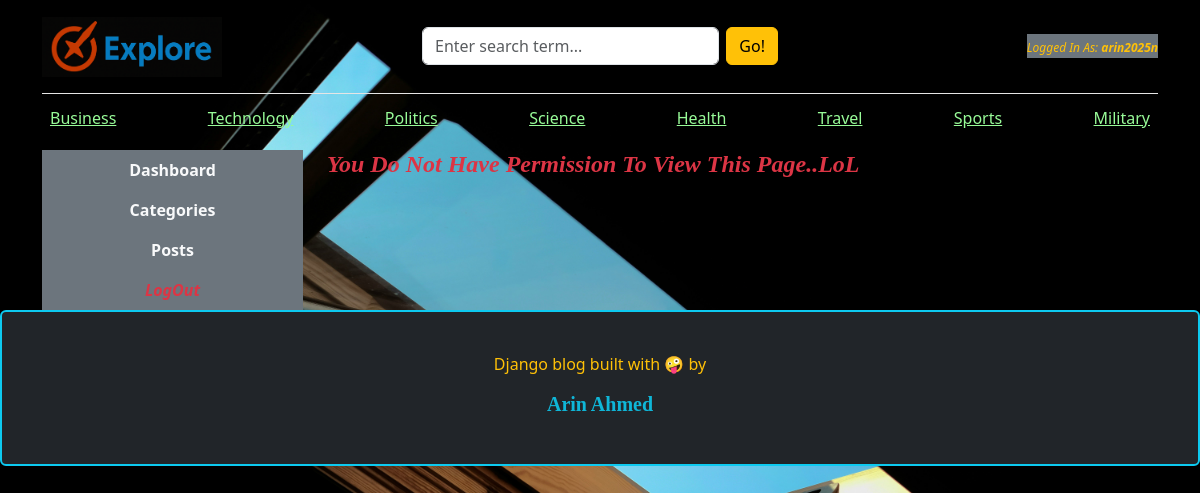
Page /dashboard/users/edit/1/ on the committed database.
### blogs/models.py (models this page shows, shortened)
class Image(models.Model):
    title = models.CharField(max_length=50)
    image_file = models.ImageField(upload_to='images/')  # Saves to `MEDIA_ROOT/images/`
    uploaded_at = models.DateTimeField(auto_now_add=True)

class Category(models.Model):
    category_name = models.CharField(max_length=50,unique=True) # unique = True krle nam ta unique hisbe nibe,jeta second time use kra jbe na
    created_at = models.DateTimeField(auto_now_add=True)
    updated_at = models.DateTimeField(auto_now=True)
    class Meta:
        verbose_name_plural = 'Categories'

### dashboards/views.py (the view)
# urls.py: path('users/edit/<int:pk>/',views.edit_user,name='edit_user'),
def edit_user(rqst,pk):
    user = get_object_or_404(User,pk=pk)
    if rqst.method == 'POST':
        form = EditUserForm(rqst.POST,rqst.FILES,instance=user)
        if form.is_valid():
            form.save()
            return redirect('users')
    form = EditUserForm(instance=user)
    cntxt={
        'form':form,
        'user':user,
    }
    return render(rqst,'dashboard/edit_user.html',cntxt)

### dashboards/forms.py
class EditUserForm(forms.ModelForm): # ekhne password changing er option thakbena
    class Meta:
        model = User
        fields = ('first_name','last_name','username','email','is_active','is_staff','groups','user_permissions')

### blogs/context_processors.py (called while the page is built)
def get_categories(rqst):
    categories = Category.objects.all()
    return dict(categories = categories) # ekhn autometically categories gula prottekta html page a dhuke jabe

def get_social_links(rqst):
    social_links = SocialLink.objects.all()
    return dict(social_links=social_links)

def image1(rqst):
    logo = Image.objects.get(title="Logo")
    return {'image1':logo}

def image2(rqst):
    WebsiteName = Image.objects.get(title="WebsiteName")
    return {'image2':WebsiteName}

def image3(rqst):
    BackgroundImage = Image.objects.get(title="BackgroundImage")
    return {'image3':BackgroundImage}

### templates/dashboard/edit_user.html (shortened to what this page needs)
{% extends "base.html" %}
{% block navigation_links %}
    <span class="text-warning bg-secondary"><i style="font-size: 1vw;">Logged In As: <b>{{user}}</b></i></span>
{% endblock %}
{% block content %}
{% load crispy_forms_tags %}
<div class="row">
    {% include 'dashboard/sidebar.html' %}
     <div class="col-md-9">
        {% if perms.auth.view_user %}
        <h2>Edit User:</h2>
        <form action="{% url 'edit_user' user.id %}" method="POST" style="width: 500px;" class="bg-secondary text-warning" enctype="multipart/form-data">
            {% csrf_token %}
            {{form | crispy}} <br>
            <button type="submit" class="btn btn-success mb-2">Submit</button>
        </form>
        {% else %}
        <h4 class="text-danger"><b><i>You Do Not Have Permission To View This Page..LoL</i></b></h4>
        {% endif %}
     </div>
</div>
{% endblock %}

### templates/base.html (shortened to what this page needs)
<!DOCTYPE html>
<html lang="en">
{% load static %}
<head>
    <link rel="stylesheet" href="https://cdnjs.cloudflare.com/ajax/libs/font-awesome/4.7.0/css/font-awesome.min.css">
    <link href="https://cdn.jsdelivr.net/npm/bootstrap@5.3.3/dist/css/bootstrap.min.css" rel="stylesheet">
    <link rel="stylesheet" href="{% static 'css/blog.css' %}">
</head>
<body data-user-authenticated="{% if user.is_authenticated %}true{% else %}false{% endif %}" data-user-id="{% if user.is_authenticated %}{{ user.id }}{% else %}null{% endif %}">
    <div class="container">
      <header class="blog-header py-3">
        <div class="row align-items-center">
          <div class="col-12 col-md-3 col-lg-4 text-center text-md-start mb-2 mb-md-0">
            <a class="blog-header-logo" id="headLine" href="/">
              <img src="{{image2.image_file.url}}" alt="Explore" class="img-fluid" style="max-height: 60px; max-width: 180px;">
            </a>
          </div>
          <div class="col-12 col-md-6 col-lg-4 mb-2 mb-md-0">
            <form action="{% url 'search' %}" method="GET">
              <div class="input-group">
                <input class="form-control search-box me-2 rounded" type="text" name="keyword" value="{{kywrd}}" placeholder="Enter search term..." autocomplete="off" aria-label="Enter search term..." aria-describedby="button-search" />
                <button type="submit" class="btn btn-warning rounded" id="button-search">Go!</button>
              </div>
            </form>
          </div>
          <div class="col-12 col-md-3 col-lg-4 d-flex justify-content-center justify-content-md-end align-items-center">
            {% block navigation_links %}{% endblock %}
          </div>
        </div>
      </header>
      <div class="nav-scroller py-1 mb-2">
        <nav class="nav d-flex flex-wrap justify-content-center justify-content-md-between">
        {% for cat in categories %}
          <a class="p-2 text-nowrap" id="cat_nam" href="{% url 'posts_by_category' cat.id %}" style="color:palegreen;">{{cat.category_name}}</a>
        {% endfor %}
        </nav>
      </div>
    {% block content %}
    {% endblock %}
    </div>
    <footer class="blog-footer bg-dark text-warning border border-info border-2 rounded">
        <p>Django blog built with 🤪 by <h5 class="text-info" style='opacity:0.8789'><b>Arin Ahmed</b></h5></p>
    </footer>
</body>
</html>

### static/css/blog.css (style rules this page uses)
.blog-header { border-bottom: 1px solid #e5e5e5; }
.blog-header-logo { font-family: "Playfair Display", Georgia, "Times New Roman", serif; font-size: 2.25rem; }
h1, h2, h3, h4, h5, h6 { font-family: "Playfair Display", Georgia, "Times New Roman", serif; }
.blog-footer { padding: 2.5rem 0; color: #727272; text-align: center; background-color: #f9f9f9; border-top: .05rem solid #e5e5e5; }

### templates/dashboard/edit_user.html (style rules this page uses)
body { background-color:slategray !important; color: black !important; }
#headLine { color: black; }

### rows in the picture
Image: image_file (picture)
Category: category_name "Business"
Category: category_name "Technology"
Category: category_name "Politics"
Category: category_name "Science"
Category: category_name "Health"
Category: category_name "Travel"
Category: category_name "Sports"
Category: category_name "Military"

### other values in the picture
{{ user }} "arin2025n"
